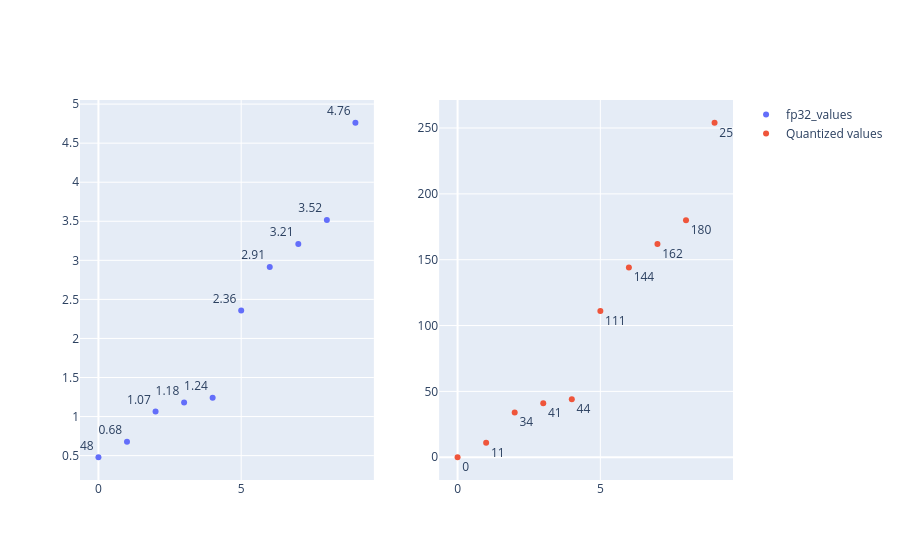

The notebook cell this image was saved under:
### Code cell
from plotly.subplots import make_subplots
import plotly.graph_objects as go

fp32_text = [str(round(x,2)) for x in fp32_values.tolist()]
int8_text = [str(round(x,2)) for x in q_values.tolist()]    

fig = make_subplots(rows=1, cols=2)
fig.add_trace(go.Scatter(x=np.arange(len(fp32_values)), 
                         y=fp32_values, 
                         text=fp32_text,
                         mode='markers+text',
                         textposition='top left',
                         name='fp32_values'), row=1, col=1)
fig.add_trace(go.Scatter(x=np.arange(len(q_values)),
                         y=q_values,
                         text=int8_text,
                         mode='markers+text',
                         textposition='bottom right', 
                         name='Quantized values'), row=1, col=2)

### Figure 1 — Plotly figure (JSON) as saved in the notebook; plotly's stock layout.template omitted (floating-point values rounded to 4 significant figures)
{"data": [{"mode": "markers+text", "name": "fp32_values", "text": ["0.48", "0.68", "1.07", "1.18", "1.24", "2.36", "2.91", "3.21", "3.52", "4.76"], "textposition": "top left", "type": "scatter", "x": [0, 1, 2, 3, 4, 5, 6, 7, 8, 9], "xaxis": "x", "y": [0.4791, 0.6763, 1.065, 1.179, 1.24, 2.358, 2.913, 3.209, 3.517, 4.761], "yaxis": "y"}, {"mode": "markers+text", "name": "Quantized values", "text": ["0", "11", "34", "41", "44", "111", "144", "162", "180", "254"], "textposition": "bottom right", "type": "scatter", "x": [0, 1, 2, 3, 4, 5, 6, 7, 8, 9], "xaxis": "x2", "y": [0, 11, 34, 41, 44, 111, 144, 162, 180, 254], "yaxis": "y2"}], "layout": {"xaxis": {"anchor": "y", "domain": [0, 0.45]}, "xaxis2": {"anchor": "y2", "domain": [0.55, 1]}, "yaxis": {"anchor": "x", "domain": [0, 1]}, "yaxis2": {"anchor": "x2", "domain": [0, 1]}}}
